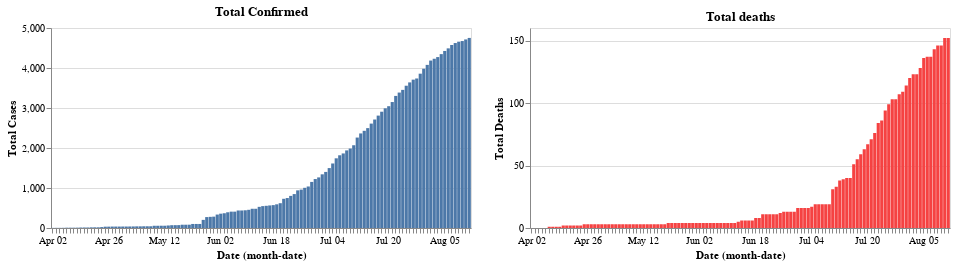

This figure's notebook cell:
### Code cell
red = alt.value('#f54242')
base.encode(y='Total Cases').properties(title='Total Confirmed') | base.encode(color=red, y='Total Deaths').properties(title='Total deaths')

### Figure 1 — Vega-Lite specification as saved in the notebook (floating-point values rounded to 4 significant figures)
{"config": {"view": {"continuousWidth": 400, "continuousHeight": 300}}, "hconcat": [{"mark": "bar", "encoding": {"x": {"type": "ordinal", "field": "Date", "timeUnit": "monthdate"}, "y": {"type": "quantitative", "field": "Total Cases"}}, "height": 200, "title": "Total Confirmed", "width": 420}, {"mark": "bar", "encoding": {"color": {"value": "#f54242"}, "x": {"type": "ordinal", "field": "Date", "timeUnit": "monthdate"}, "y": {"type": "quantitative", "field": "Total Deaths"}}, "height": 200, "title": "Total deaths", "width": 420}], "data": {"name": "data-14a928f4c1b6f940d6d5124bd5c3c8e7"}, "$schema": "https://vega.github.io/schema/vega-lite/v4.8.1.json", "datasets": {"data-14a928f4c1b6f940d6d5124bd5c3c8e7": [{"Date": "2020-04-02T00:00:00", "Total Cases": 3, "Total Deaths": 0}, {"Date": "2020-04-03T00:00:00", "Total Cases": 4, "Total Deaths": 0}, {"Date": "2020-04-04T00:00:00", "Total Cases": 4, "Total Deaths": 0}, {"Date": "2020-04-05T00:00:00", "Total Cases": 5, "Total Deaths": 0}, {"Date": "2020-04-06T00:00:00", "Total Cases": 8, "Total Deaths": 0}, {"Date": "2020-04-07T00:00:00", "Total Cases": 8, "Total Deaths": 1}, {"Date": "2020-04-08T00:00:00", "Total Cases": 8, "Total Deaths": 1}, {"Date": "2020-04-09T00:00:00", "Total Cases": 9, "Total Deaths": 1}, {"Date": "2020-04-10T00:00:00", "Total Cases": 12, "Total Deaths": 1}, {"Date": "2020-04-11T00:00:00", "Total Cases": 13, "Total Deaths": 2}, {"Date": "2020-04-12T00:00:00", "Total Cases": 13, "Total Deaths": 2}, {"Date": "2020-04-13T00:00:00", "Total Cases": 16, "Total Deaths": 2}, {"Date": "2020-04-17T00:00:00", "Total Cases": 17, "Total Deaths": 2}, {"Date": "2020-04-18T00:00:00", "Total Cases": 17, "Total Deaths": 2}, {"Date": "2020-04-22T00:00:00", "Total Cases": 23, "Total Deaths": 2}, {"Date": "2020-04-23T00:00:00", "Total Cases": 33, "Total Deaths": 3}, {"Date": "2020-04-26T00:00:00", "Total Cases": 34, "Total Deaths": 3}, {"Date": "2020-04-27T00:00:00", "Total Cases": 36, "Total Deaths": 3}, {"Date": "2020-04-28T00:00:00", "Total Cases": 36, "Total Deaths": 3}, {"Date": "2020-04-29T00:00:00", "Total Cases": 36, "Total Deaths": 3}, {"Date": "2020-04-30T00:00:00", "Total Cases": 37, "Total Deaths": 3}, {"Date": "2020-05-01T00:00:00", "Total Cases": 37, "Total Deaths": 3}, {"Date": "2020-05-02T00:00:00", "Total Cases": 38, "Total Deaths": 3}, {"Date": "2020-05-03T00:00:00", "Total Cases": 39, "Total Deaths": 3}, {"Date": "2020-05-04T00:00:00", "Total Cases": 41, "Total Deaths": 3}, {"Date": "2020-05-05T00:00:00", "Total Cases": 41, "Total Deaths": 3}, {"Date": "2020-05-06T00:00:00", "Total Cases": 43, "Total Deaths": 3}, {"Date": "2020-05-07T00:00:00", "Total Cases": 43, "Total Deaths": 3}, {"Date": "2020-05-08T00:00:00", "Total Cases": 43, "Total Deaths": 3}, {"Date": "2020-05-09T00:00:00", "Total Cases": 56, "Total Deaths": 3}, {"Date": "2020-05-10T00:00:00", "Total Cases": 56, "Total Deaths": 3}, {"Date": "2020-05-11T00:00:00", "Total Cases": 57, "Total Deaths": 3}, {"Date": "2020-05-12T00:00:00", "Total Cases": 57, "Total Deaths": 3}, {"Date": "2020-05-13T00:00:00", "Total Cases": 63, "Total Deaths": 3}, {"Date": "2020-05-17T00:00:00", "Total Cases": 70, "Total Deaths": 3}, {"Date": "2020-05-20T00:00:00", "Total Cases": 71, "Total Deaths": 3}, {"Date": "2020-05-21T00:00:00", "Total Cases": 72, "Total Deaths": 3}, {"Date": "2020-05-22T00:00:00", "Total Cases": 82, "Total Deaths": 3}, {"Date": "2020-05-23T00:00:00", "Total Cases": 82, "Total Deaths": 3}, {"Date": "2020-05-24T00:00:00", "Total Cases": 83, "Total Deaths": 4}, {"Date": "2020-05-25T00:00:00", "Total Cases": 101, "Total Deaths": 4}, {"Date": "2020-05-26T00:00:00", "Total Cases": 101, "Total Deaths": 4}, {"Date": "2020-05-27T00:00:00", "Total Cases": 101, "Total Deaths": 4}, {"Date": "2020-05-28T00:00:00", "Total Cases": 203, "Total Deaths": 4}, {"Date": "2020-05-29T00:00:00", "Total Cases": 273, "Total Deaths": 4}, {"Date": "2020-05-30T00:00:00", "Total Cases": 279, "Total Deaths": 4}, {"Date": "2020-05-31T00:00:00", "Total Cases": 284, "Total Deaths": 4}, {"Date": "2020-06-01T00:00:00", "Total Cases": 336, "Total Deaths": 4}, {"Date": "2020-06-02T00:00:00", "Total Cases": 358, "Total Deaths": 4}, {"Date": "2020-06-03T00:00:00", "Total Cases": 369, "Total Deaths": 4}, {"Date": "2020-06-04T00:00:00", "Total Cases": 393, "Total Deaths": 4}, {"Date": "2020-06-05T00:00:00", "Total Cases": 409, "Total Deaths": 4}, {"Date": "2020-06-06T00:00:00", "Total Cases": 409, "Total Deaths": 4}, {"Date": "2020-06-07T00:00:00", "Total Cases": 438, "Total Deaths": 4}, {"Date": "2020-06-08T00:00:00", "Total Cases": 438, "Total Deaths": 4}, {"Date": "2020-06-09T00:00:00", "Total Cases": 443, "Total Deaths": 4}, {"Date": "2020-06-10T00:00:00", "Total Cases": 455, "Total Deaths": 4}, {"Date": "2020-06-11T00:00:00", "Total Cases": 481, "Total Deaths": 4}, {"Date": "2020-06-12T00:00:00", "Total Cases": 481, "Total Deaths": 4}, {"Date": "2020-06-13T00:00:00", "Total Cases": 529, "Total Deaths": 5}, {"Date": "2020-06-14T00:00:00", "Total Cases": 547, "Total Deaths": 6}, {"Date": "2020-06-15T00:00:00", "Total Cases": 555, "Total Deaths": 6}, {"Date": "2020-06-16T00:00:00", "Total Cases": 564, "Total Deaths": 6}, {"Date": "2020-06-17T00:00:00", "Total Cases": 572, "Total Deaths": 6}, {"Date": "2020-06-18T00:00:00", "Total Cases": 592, "Total Deaths": 8}, {"Date": "2020-06-19T00:00:00", "Total Cases": 620, "Total Deaths": 8}, {"Date": "2020-06-20T00:00:00", "Total Cases": 730, "Total Deaths": 11}, {"Date": "2020-06-21T00:00:00", "Total Cases": 749, "Total Deaths": 11}, {"Date": "2020-06-22T00:00:00", "Total Cases": 803, "Total Deaths": 11}, {"Date": "2020-06-23T00:00:00", "Total Cases": 848, "Total Deaths": 11}, {"Date": "2020-06-24T00:00:00", "Total Cases": 941, "Total Deaths": 11}, {"Date": "2020-06-25T00:00:00", "Total Cases": 960, "Total Deaths": 12}, {"Date": "2020-06-26T00:00:00", "Total Cases": 1005, "Total Deaths": 13}, {"Date": "2020-06-27T00:00:00", "Total Cases": 1038, "Total Deaths": 13}, {"Date": "2020-06-28T00:00:00", "Total Cases": 1152, "Total Deaths": 13}, {"Date": "2020-06-29T00:00:00", "Total Cases": 1224, "Total Deaths": 13}, {"Date": "2020-06-30T00:00:00", "Total Cases": 1265, "Total Deaths": 16}, {"Date": "2020-07-01T00:00:00", "Total Cases": 1342, "Total Deaths": 16}, {"Date": "2020-07-02T00:00:00", "Total Cases": 1402, "Total Deaths": 16}, {"Date": "2020-07-03T00:00:00", "Total Cases": 1498, "Total Deaths": 16}, {"Date": "2020-07-04T00:00:00", "Total Cases": 1613, "Total Deaths": 17}, {"Date": "2020-07-05T00:00:00", "Total Cases": 1742, "Total Deaths": 19}, {"Date": "2020-07-06T00:00:00", "Total Cases": 1818, "Total Deaths": 19}, {"Date": "2020-07-07T00:00:00", "Total Cases": 1864, "Total Deaths": 19}, {"Date": "2020-07-08T00:00:00", "Total Cases": 1940, "Total Deaths": 19}, {"Date": "2020-07-09T00:00:00", "Total Cases": 1986, "Total Deaths": 19}, {"Date": "2020-07-10T00:00:00", "Total Cases": 2069, "Total Deaths": 31}, {"Date": "2020-07-11T00:00:00", "Total Cases": 2261, "Total Deaths": 33}, {"Date": "2020-07-12T00:00:00", "Total Cases": 2364, "Total Deaths": 38}, {"Date": "2020-07-13T00:00:00", "Total Cases": 2430, "Total Deaths": 39}, {"Date": "2020-07-14T00:00:00", "Total Cases": 2497, "Total Deaths": 40}, {"Date": "2020-07-15T00:00:00", "Total Cases": 2610, "Total Deaths": 40}, {"Date": "2020-07-16T00:00:00", "Total Cases": 2712, "Total Deaths": 51}, {"Date": "2020-07-17T00:00:00", "Total Cases": 2810, "Total Deaths": 55}, {"Date": "2020-07-18T00:00:00", "Total Cases": 2907, "Total Deaths": 59}, {"Date": "2020-07-19T00:00:00", "Total Cases": 2992, "Total Deaths": 63}, {"Date": "2020-07-20T00:00:00", "Total Cases": 3045, "Total Deaths": 67}, {"Date": "2020-07-21T00:00:00", "Total Cases": 3149, "Total Deaths": 71}, {"Date": "2020-07-22T00:00:00", "Total Cases": 3302, "Total Deaths": 76}, {"Date": "2020-07-23T00:00:00", "Total Cases": 3386, "Total Deaths": 84}, {"Date": "2020-07-24T00:00:00", "Total Cases": 3453, "Total Deaths": 86}, {"Date": "2020-07-25T00:00:00", "Total Cases": 3557, "Total Deaths": 94}, {"Date": "2020-07-26T00:00:00", "Total Cases": 3640, "Total Deaths": 99}, {"Date": "2020-07-27T00:00:00", "Total Cases": 3709, "Total Deaths": 103}, {"Date": "2020-07-28T00:00:00", "Total Cases": 3738, "Total Deaths": 103}, {"Date": "2020-07-29T00:00:00", "Total Cases": 3858, "Total Deaths": 107}, {"Date": "2020-07-30T00:00:00", "Total Cases": 3981, "Total Deaths": 109}, {"Date": "2020-07-31T00:00:00", "Total Cases": 4078, "Total Deaths": 114}, {"Date": "2020-08-01T00:00:00", "Total Cases": 4186, "Total Deaths": 120}, {"Date": "2020-08-02T00:00:00", "Total Cases": 4231, "Total Deaths": 123}, {"Date": "2020-08-03T00:00:00", "Total Cases": 4273, "Total Deaths": 123}, {"Date": "2020-08-04T00:00:00", "Total Cases": 4347, "Total Deaths": 128}, {"Date": "2020-08-05T00:00:00", "Total Cases": 4426, "Total Deaths": 136}, {"Date": "2020-08-06T00:00:00", "Total Cases": 4491, "Total Deaths": 137}, {"Date": "2020-08-07T00:00:00", "Total Cases": 4575, "Total Deaths": 137}, {"Date": "2020-08-08T00:00:00", "Total Cases": 4624, "Total Deaths": 143}, {"Date": "2020-08-09T00:00:00", "Total Cases": 4658, "Total Deaths": 146}, {"Date": "2020-08-10T00:00:00", "Total Cases": 4674, "Total Deaths": 146}, {"Date": "2020-08-11T00:00:00", "Total Cases": 4714, "Total Deaths": 152}, {"Date": "2020-08-12T00:00:00", "Total Cases": 4752, "Total Deaths": 152}]}}
